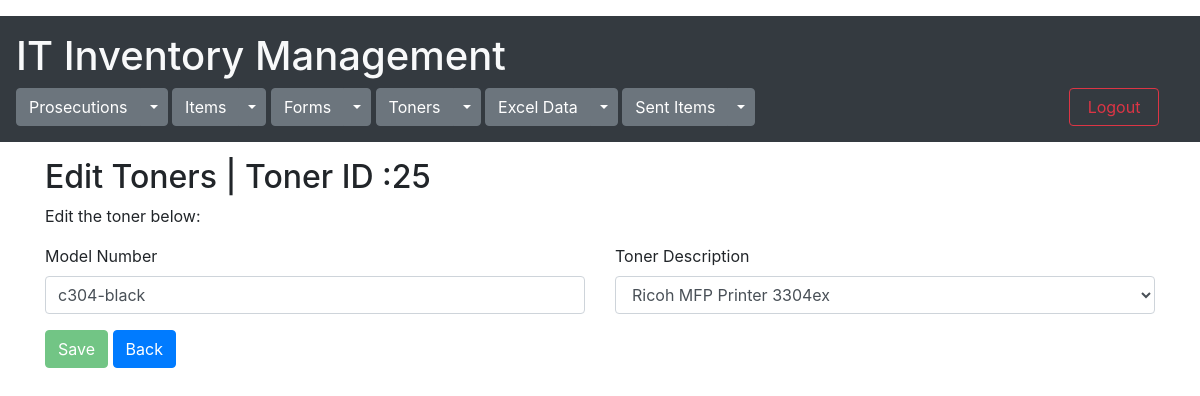
Screenshot of /toners/edit_toners_form/25 (signed in) with the database file from the repository.
### toners/models.py (models this page shows)
class Toners(models.Model):
    toner_model = models.CharField(max_length=10,null=True)
    toner_printer = models.ForeignKey(Items,on_delete=models.CASCADE)
    total_qty = models.PositiveIntegerField(default=0,null=True)
    remaining_qty = models.PositiveIntegerField(default=0,null=True)
    created=models.DateTimeField(default=datetime.now())
    objects = models.Manager()

### items/models.py (models this page shows)
class Items(models.Model):
    model_no= models.CharField(max_length=30,null= True)
    description=models.CharField(max_length=50,null= True )
    total_qty=models.PositiveIntegerField(default=0,null=True)
    created = models.DateTimeField(default=datetime.now())

### toners/views.py (the view)
# urls.py: path('edit_toners_form/<int:id>', views.edit_toners_form, name='edit_toners_form'),
@cache_control(no_cache=True, must_revalidate=True,no_store=True)
@login_required(login_url="login")
def edit_toners_form(request, id):
    items = Items.objects.all()
    toners = Toners.objects.get(id=id)
    return render(request, 'edit_toners_form.html', {"toners": toners, "items": items})

### toners/templates/edit_toners_form.html (shortened to what this page needs)
{% extends 'mainpage.html' %}
{% block content %}
<div class="container">
    <h2>Edit Toners | Toner ID :{{ toners.id }}</h2>
    <p>Edit the toner below:</p>
    <form role="form" action="edit_toners_save" method="post">
        <div class="row">
            <div class="col">
                <label>Model Number</label>
                <input type="text" class="form-control" placeholder="Enter toner model" name="toner_model" id="toner_model"
                       value="{{toners.toner_model}}" >
            </div>
            <div class="col">
                <label>Toner Description</label>
                <select class="form-control" name="toner_printer" id="toner_printer" >
                    {% for item in items %}
                    <option value="{{item.id}}" {% if item.id == toners.toner_printer.id %} selected {% endif %} >
                        {{item.description}} {{item.model_no}}</option>
                    {% endfor %}
                </select>
            </div>
        </div>
        <button type="submit" class="btn btn-success mt-3 btn-action-ETF" disabled>Save</button>
        <a href="{% url 'view_toners' %}" id="btn-back" class="btn btn-primary mt-3">Back</a>
    </form>
</div>
{% endblock %}

### rows the page displays
Toners: id "25", toner_model "c304-black", toner_printer "Ricoh MFP Printer 3304ex"
